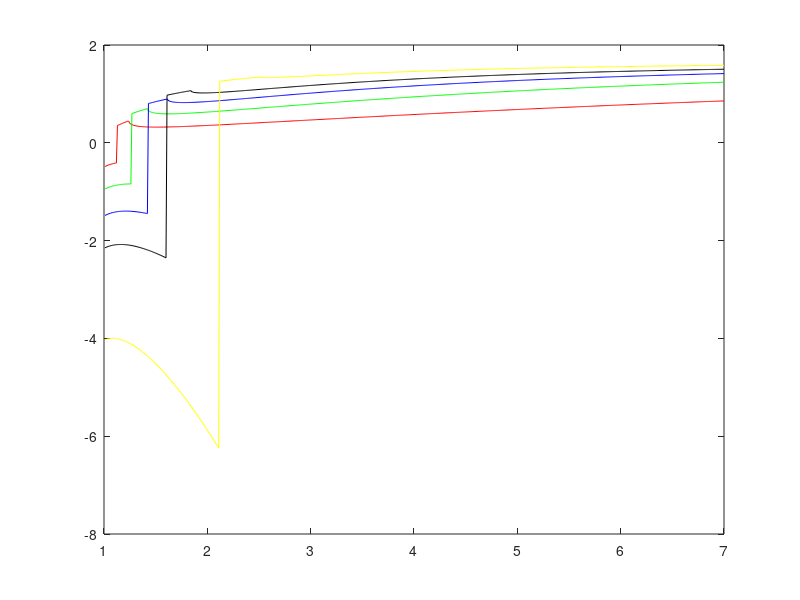
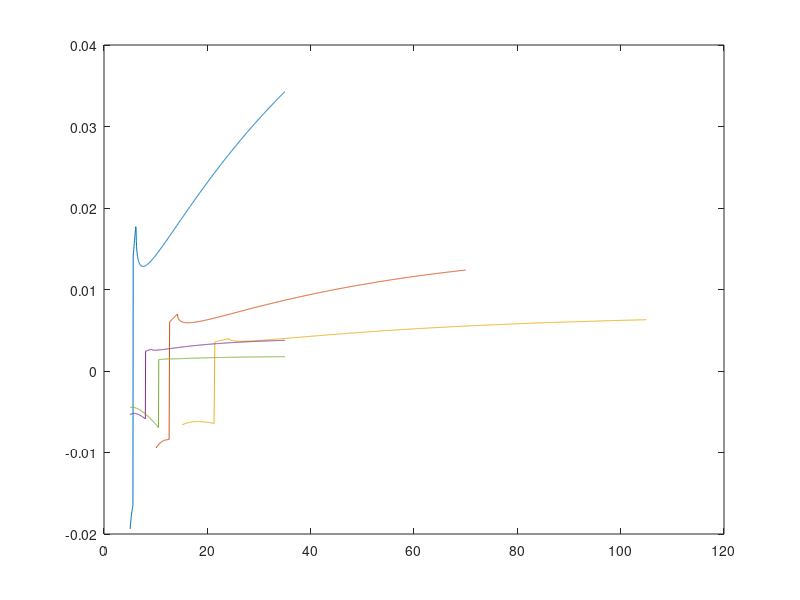

Reproduce these figures in MATLAB, in order.
clc;
close all;
clear all;
gamma=1.4;
M=1.01:0.01:7 
for i=1:600
    theeta_1=5;
    theeta_2=10;
    theeta_3=15;
    theeta_4=20;
    theeta_5=30;
    theta_1=theeta_1*pi/180;
    theta_2=theeta_2*pi/180;
    theta_3=theeta_3*pi/180;
    theta_4=theeta_4*pi/180;
    theta_5=theeta_5*pi/180;% convert to radians
    mu(i)=asin(1/M(i));                   % Mach wave angle
    c(i)=tan(mu(i))^2;
    a_1(i)=((gamma-1)/2+(gamma+1)*c(i)/2)*tan(theta_1);
    b_1(i)=((gamma+1)/2+(gamma+3)*c(i)/2)*tan(theta_1);
    a_2(i)=((gamma-1)/2+(gamma+1)*c(i)/2)*tan(theta_2);
    b_2(i)=((gamma+1)/2+(gamma+3)*c(i)/2)*tan(theta_2);
    a_3(i)=((gamma-1)/2+(gamma+1)*c(i)/2)*tan(theta_3);
    b_3(i)=((gamma+1)/2+(gamma+3)*c(i)/2)*tan(theta_3);
    a_4(i)=((gamma-1)/2+(gamma+1)*c(i)/2)*tan(theta_4);
    b_4(i)=((gamma+1)/2+(gamma+3)*c(i)/2)*tan(theta_4);
    a_5(i)=((gamma-1)/2+(gamma+1)*c(i)/2)*tan(theta_5);
    b_5(i)=((gamma+1)/2+(gamma+3)*c(i)/2)*tan(theta_5);
    d_1(i)=sqrt(4*(1-3*a_1(i)*b_1(i))^3/((27*a_1(i)^2*c(i)+9*a_1(i)*b_1(i)-2)^2)-1);
    beeta_1(i)=atan((b_1(i)+9*a_1(i)*c(i))/(2*(1-3*a_1(i)*b_1(i)))-(d_1(i)*(27*a_1(i)^2*c(i)+9*a_1(i)*b_1(i)-2))/(6*a_1(i)*(1-3*a_1(i)*b_1(i)))*tan(0*pi/3+1/3*atan(1/d_1(i))))*180/pi;
    d_2(i)=sqrt(4*(1-3*a_2(i)*b_2(i))^3/((27*a_2(i)^2*c(i)+9*a_2(i)*b_2(i)-2)^2)-1);
    beeta_2(i)=atan((b_2(i)+9*a_2(i)*c(i))/(2*(1-3*a_2(i)*b_2(i)))-(d_2(i)*(27*a_2(i)^2*c(i)+9*a_2(i)*b_2(i)-2))/(6*a_2(i)*(1-3*a_2(i)*b_2(i)))*tan(0*pi/3+1/3*atan(1/d_2(i))))*180/pi;
    d_3(i)=sqrt(4*(1-3*a_3(i)*b_3(i))^3/((27*a_3(i)^2*c(i)+9*a_3(i)*b_3(i)-2)^2)-1);
    beeta_3(i)=atan((b_3(i)+9*a_3(i)*c(i))/(2*(1-3*a_3(i)*b_3(i)))-(d_3(i)*(27*a_3(i)^2*c(i)+9*a_3(i)*b_3(i)-2))/(6*a_3(i)*(1-3*a_3(i)*b_3(i)))*tan(0*pi/3+1/3*atan(1/d_3(i))))*180/pi;
    d_4(i)=sqrt(4*(1-3*a_4(i)*b_4(i))^3/((27*a_4(i)^2*c(i)+9*a_4(i)*b_4(i)-2)^2)-1);
    beeta_4(i)=atan((b_4(i)+9*a_4(i)*c(i))/(2*(1-3*a_4(i)*b_4(i)))-(d_4(i)*(27*a_4(i)^2*c(i)+9*a_4(i)*b_4(i)-2))/(6*a_4(i)*(1-3*a_4(i)*b_4(i)))*tan(0*pi/3+1/3*atan(1/d_4(i))))*180/pi;
    d_5(i)=sqrt(4*(1-3*a_5(i)*b_5(i))^3/((27*a_5(i)^2*c(i)+9*a_5(i)*b_5(i)-2)^2)-1);
    beeta_5(i)=atan((b_5(i)+9*a_5(i)*c(i))/(2*(1-3*a_5(i)*b_5(i)))-(d_5(i)*(27*a_5(i)^2*c(i)+9*a_5(i)*b_5(i)-2))/(6*a_5(i)*(1-3*a_5(i)*b_5(i)))*tan(0*pi/3+1/3*atan(1/d_5(i))))*180/pi;
    M_n_1(i)=M(i)*sind(beeta_1(i));
    M_n_2(i)=M(i)*sind(beeta_2(i));
    M_n_3(i)=M(i)*sind(beeta_3(i));
    M_n_4(i)=M(i)*sind(beeta_4(i));
    M_n_5(i)=M(i)*sind(beeta_5(i));
    Pr_1(i)=1+((2*gamma)/(gamma+1))*((M_n_1(i)*M_n_1(i))-1);
    Pr_2(i)=1+((2*gamma)/(gamma+1))*((M_n_2(i)*M_n_2(i))-1);
    Pr_3(i)=1+((2*gamma)/(gamma+1))*((M_n_3(i)*M_n_3(i))-1);
    Pr_4(i)=1+((2*gamma)/(gamma+1))*((M_n_4(i)*M_n_4(i))-1);
    Pr_5(i)=1+((2*gamma)/(gamma+1))*((M_n_5(i)*M_n_5(i))-1);
    C_p_1(i)=(2/(gamma*M_n_1(i)*M_n_1(i)))*(Pr_1(i)-1);
    C_p_2(i)=(2/(gamma*M_n_2(i)*M_n_2(i)))*(Pr_2(i)-1);
    C_p_3(i)=(2/(gamma*M_n_3(i)*M_n_3(i)))*(Pr_3(i)-1);
    C_p_4(i)=(2/(gamma*M_n_4(i)*M_n_4(i)))*(Pr_4(i)-1);
    C_p_5(i)=(2/(gamma*M_n_5(i)*M_n_5(i)))*(Pr_5(i)-1);
    x_1(i)=M(i)*theeta_1;
    y_1(i)=C_p_1(i)/(theeta_1*theeta_1);
    x_2(i)=M(i)*theeta_2;
    y_2(i)=C_p_2(i)/(theeta_2*theeta_2);
    x_3(i)=M(i)*theeta_3;
    y_3(i)=C_p_3(i)/(theeta_3*theeta_3);
    x_4(i)=M(i)*theeta_1;
    y_4(i)=C_p_4(i)/(theeta_4*theeta_4);
    x_5(i)=M(i)*theeta_1;
    y_5(i)=C_p_5(i)/(theeta_5*theeta_5)
end
figure(1)
plot(M,C_p_1,'r')
hold on;
plot(M,C_p_2,'g')
hold on;
plot(M,C_p_3,'b')
hold on;
plot(M,C_p_4,'k')
hold on;
plot(M,C_p_5,'y')
figure(2)
plot(x_1,y_1)
hold on;
plot(x_2,y_2)
plot(x_3,y_3)
plot(x_4,y_4)
plot(x_5,y_5)